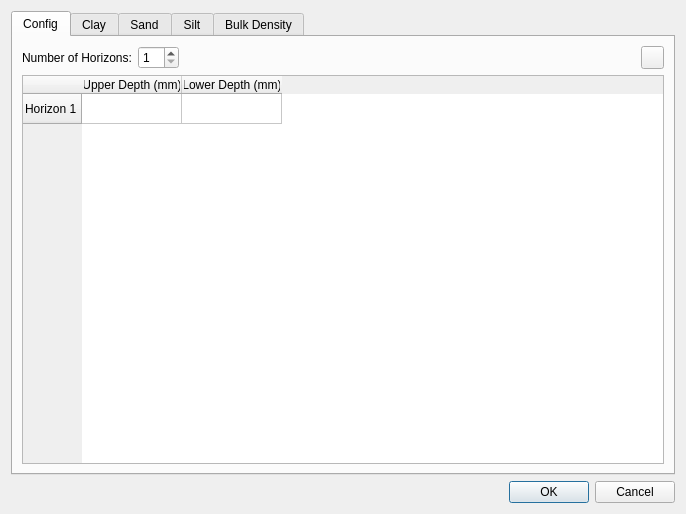
<?xml version="1.0" encoding="UTF-8"?>
<ui version="4.0">
 <class>Dialog</class>
 <widget class="QDialog" name="Dialog">
  <property name="geometry">
   <rect>
    <x>0</x>
    <y>0</y>
    <width>686</width>
    <height>514</height>
   </rect>
  </property>
  <property name="windowTitle">
   <string>Dialog</string>
  </property>
  <layout class="QVBoxLayout" name="verticalLayout">
   <item>
    <widget class="QTabWidget" name="tabWidget_multiHorizonSoilInput">
     <property name="enabled">
      <bool>true</bool>
     </property>
     <property name="currentIndex">
      <number>0</number>
     </property>
     <widget class="QWidget" name="tab_config">
      <attribute name="title">
       <string>Config</string>
      </attribute>
      <layout class="QVBoxLayout" name="verticalLayout_2">
       <item>
        <layout class="QHBoxLayout" name="horizontalLayout_nSoilHorizons">
         <item>
          <widget class="QLabel" name="label_nSoilHorizons">
           <property name="text">
            <string>Number of Horizons:</string>
           </property>
          </widget>
         </item>
         <item>
          <widget class="QSpinBox" name="spinBox_nSoilHorizons">
           <property name="minimum">
            <number>1</number>
           </property>
          </widget>
         </item>
         <item>
          <spacer name="horizontalSpacer_nSoilHorizons">
           <property name="orientation">
            <enum>Qt::Horizontal</enum>
           </property>
           <property name="sizeHint" stdset="0">
            <size>
             <width>40</width>
             <height>20</height>
            </size>
           </property>
          </spacer>
         </item>
         <item>
          <widget class="QPushButton" name="pushButton_addHorizonInputWidgets">
           <property name="minimumSize">
            <size>
             <width>23</width>
             <height>23</height>
            </size>
           </property>
           <property name="maximumSize">
            <size>
             <width>23</width>
             <height>16777215</height>
            </size>
           </property>
           <property name="toolTip">
            <string>Execute All Morphology</string>
           </property>
           <property name="autoFillBackground">
            <bool>false</bool>
           </property>
           <property name="styleSheet">
            <string notr="true">    QPushButton {
        text-align: left;
    }</string>
           </property>
           <property name="text">
            <string/>
           </property>
           <property name="icon">
            <iconset resource="resources.qrc">
             <normaloff>:/plugins/mhm_qgis/Resources/run.png</normaloff>:/plugins/mhm_qgis/Resources/run.png</iconset>
           </property>
          </widget>
         </item>
        </layout>
       </item>
       <item>
        <widget class="QTableWidget" name="tableWidget_soilHorizonDepthInputs">
         <property name="minimumSize">
          <size>
           <width>480</width>
           <height>0</height>
          </size>
         </property>
         <row>
          <property name="text">
           <string>Horizon 1</string>
          </property>
         </row>
         <column>
          <property name="text">
           <string>Upper Depth (mm)</string>
          </property>
         </column>
         <column>
          <property name="text">
           <string>Lower Depth (mm)</string>
          </property>
         </column>
        </widget>
       </item>
      </layout>
     </widget>
     <widget class="QWidget" name="tab_clayInputs">
      <attribute name="title">
       <string>Clay</string>
      </attribute>
      <layout class="QVBoxLayout" name="verticalLayout_3">
       <item>
        <widget class="QLabel" name="label_clayDescription">
         <property name="text">
          <string>Select clay (%) layers for each horizon:</string>
         </property>
        </widget>
       </item>
       <item>
        <layout class="QHBoxLayout" name="horizontalLayout_inputClayHorizon1">
         <item>
          <widget class="QLabel" name="label_clayHorizon1">
           <property name="text">
            <string>Horizon 1:</string>
           </property>
          </widget>
         </item>
         <item>
          <widget class="QComboBox" name="comboBox_inputClayLayerHorizon1"/>
         </item>
         <item>
          <widget class="QPushButton" name="pushButton_browsecClayInputHorizon1">
           <property name="maximumSize">
            <size>
             <width>40</width>
             <height>16777215</height>
            </size>
           </property>
           <property name="toolTip">
            <string>Select Project Folder</string>
           </property>
           <property name="text">
            <string>...</string>
           </property>
          </widget>
         </item>
        </layout>
       </item>
       <item>
        <spacer name="verticalSpacer_clayTab">
         <property name="orientation">
          <enum>Qt::Vertical</enum>
         </property>
         <property name="sizeHint" stdset="0">
          <size>
           <width>20</width>
           <height>40</height>
          </size>
         </property>
        </spacer>
       </item>
      </layout>
     </widget>
     <widget class="QWidget" name="tab_sandInputs">
      <attribute name="title">
       <string>Sand</string>
      </attribute>
      <layout class="QVBoxLayout" name="verticalLayout_4">
       <item>
        <widget class="QLabel" name="label_sandDescription">
         <property name="text">
          <string>Select sand (%) layers for each horizon:</string>
         </property>
        </widget>
       </item>
       <item>
        <layout class="QHBoxLayout" name="horizontalLayout_inputSandHorizon1">
         <item>
          <widget class="QLabel" name="label_sandHorizon1">
           <property name="text">
            <string>Horizon 1:</string>
           </property>
          </widget>
         </item>
         <item>
          <widget class="QComboBox" name="comboBox_inputSandLayerHorizon1"/>
         </item>
         <item>
          <widget class="QPushButton" name="pushButton_browseSandInputHorizon1">
           <property name="maximumSize">
            <size>
             <width>40</width>
             <height>16777215</height>
            </size>
           </property>
           <property name="toolTip">
            <string>Select Project Folder</string>
           </property>
           <property name="text">
            <string>...</string>
           </property>
          </widget>
         </item>
        </layout>
       </item>
       <item>
        <spacer name="verticalSpacer_sandTab">
         <property name="orientation">
          <enum>Qt::Vertical</enum>
         </property>
         <property name="sizeHint" stdset="0">
          <size>
           <width>20</width>
           <height>40</height>
          </size>
         </property>
        </spacer>
       </item>
      </layout>
     </widget>
     <widget class="QWidget" name="tab_siltInputs">
      <attribute name="title">
       <string>Silt</string>
      </attribute>
      <layout class="QVBoxLayout" name="verticalLayout_5">
       <item>
        <widget class="QLabel" name="label_siltDescription">
         <property name="text">
          <string>Select silt (%) layers for each horizon:</string>
         </property>
        </widget>
       </item>
       <item>
        <layout class="QHBoxLayout" name="horizontalLayout_inputSiltHorizon1">
         <item>
          <widget class="QLabel" name="label_siltHorizon1">
           <property name="text">
            <string>Horizon 1:</string>
           </property>
          </widget>
         </item>
         <item>
          <widget class="QComboBox" name="comboBox_inputSiltLayerHorizon1"/>
         </item>
         <item>
          <widget class="QPushButton" name="pushButton_browseSiltInputHorizon1">
           <property name="maximumSize">
            <size>
             <width>40</width>
             <height>16777215</height>
            </size>
           </property>
           <property name="toolTip">
            <string>Select Project Folder</string>
           </property>
           <property name="text">
            <string>...</string>
           </property>
          </widget>
         </item>
        </layout>
       </item>
       <item>
        <spacer name="verticalSpacer_siltTab">
         <property name="orientation">
          <enum>Qt::Vertical</enum>
         </property>
         <property name="sizeHint" stdset="0">
          <size>
           <width>477</width>
           <height>211</height>
          </size>
         </property>
        </spacer>
       </item>
      </layout>
     </widget>
     <widget class="QWidget" name="tab_bulkDensityInputs">
      <attribute name="title">
       <string>Bulk Density</string>
      </attribute>
      <layout class="QVBoxLayout" name="verticalLayout_6">
       <item>
        <layout class="QHBoxLayout" name="horizontalLayout">
         <property name="topMargin">
          <number>10</number>
         </property>
         <item>
          <widget class="QLabel" name="label_bulkDensityUnit">
           <property name="text">
            <string>Bulk Density Unit:</string>
           </property>
          </widget>
         </item>
         <item>
          <widget class="QComboBox" name="comboBox_bulkDensityUnit">
           <property name="currentIndex">
            <number>-1</number>
           </property>
           <item>
            <property name="text">
             <string>g/cm3</string>
            </property>
           </item>
           <item>
            <property name="text">
             <string>kg/m3</string>
            </property>
           </item>
           <item>
            <property name="text">
             <string>cg/cm3</string>
            </property>
           </item>
          </widget>
         </item>
        </layout>
       </item>
       <item>
        <widget class="QLabel" name="label_bulkDensityDescription">
         <property name="text">
          <string>Select bulk density (g/cm3) layers for each horizon:</string>
         </property>
        </widget>
       </item>
       <item>
        <layout class="QHBoxLayout" name="horizontalLayout_inputBulkDensityHorizon1">
         <item>
          <widget class="QLabel" name="label_bulkDensityHorizon1">
           <property name="text">
            <string>Horizon 1:</string>
           </property>
          </widget>
         </item>
         <item>
          <widget class="QComboBox" name="comboBox_inputBulkDensityLayerHorizon1"/>
         </item>
         <item>
          <widget class="QPushButton" name="pushButton_browseBulkDensityInputHorizon1">
           <property name="maximumSize">
            <size>
             <width>40</width>
             <height>16777215</height>
            </size>
           </property>
           <property name="toolTip">
            <string>Select Project Folder</string>
           </property>
           <property name="text">
            <string>...</string>
           </property>
          </widget>
         </item>
        </layout>
       </item>
       <item>
        <spacer name="verticalSpacer_bulkDensityTab">
         <property name="orientation">
          <enum>Qt::Vertical</enum>
         </property>
         <property name="sizeHint" stdset="0">
          <size>
           <width>477</width>
           <height>211</height>
          </size>
         </property>
        </spacer>
       </item>
      </layout>
     </widget>
    </widget>
   </item>
   <item>
    <widget class="QDialogButtonBox" name="buttonBox_cancelAndOK">
     <property name="orientation">
      <enum>Qt::Horizontal</enum>
     </property>
     <property name="standardButtons">
      <set>QDialogButtonBox::Cancel|QDialogButtonBox::Ok</set>
     </property>
    </widget>
   </item>
  </layout>
 </widget>
 <resources>
  <include location="resources.qrc"/>
 </resources>
 <connections>
  <connection>
   <sender>buttonBox_cancelAndOK</sender>
   <signal>accepted()</signal>
   <receiver>Dialog</receiver>
   <slot>accept()</slot>
   <hints>
    <hint type="sourcelabel">
     <x>248</x>
     <y>254</y>
    </hint>
    <hint type="destinationlabel">
     <x>157</x>
     <y>274</y>
    </hint>
   </hints>
  </connection>
  <connection>
   <sender>buttonBox_cancelAndOK</sender>
   <signal>rejected()</signal>
   <receiver>Dialog</receiver>
   <slot>reject()</slot>
   <hints>
    <hint type="sourcelabel">
     <x>316</x>
     <y>260</y>
    </hint>
    <hint type="destinationlabel">
     <x>286</x>
     <y>274</y>
    </hint>
   </hints>
  </connection>
 </connections>
</ui>
